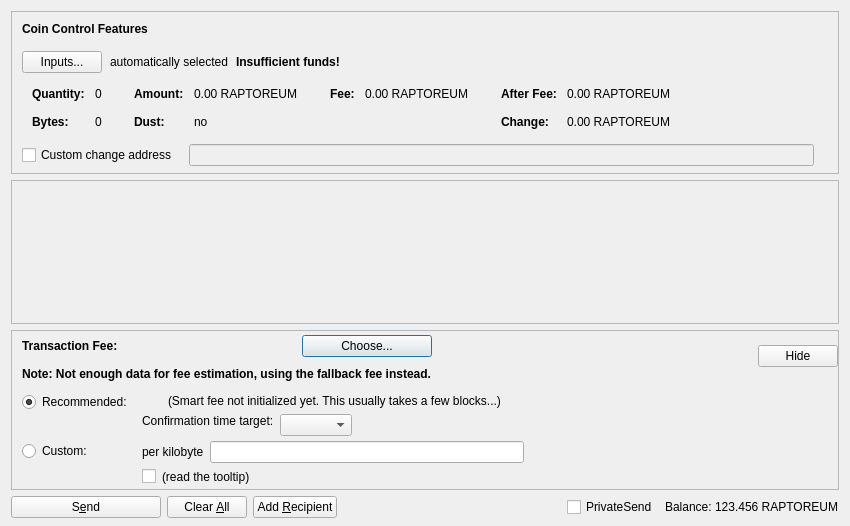
<?xml version="1.0" encoding="UTF-8"?>
<ui version="4.0">
 <class>SendCoinsDialog</class>
 <widget class="QDialog" name="SendCoinsDialog">
  <property name="geometry">
   <rect>
    <x>0</x>
    <y>0</y>
    <width>850</width>
    <height>526</height>
   </rect>
  </property>
  <property name="windowTitle">
   <string>Send Coins</string>
  </property>
  <layout class="QVBoxLayout" name="verticalLayout" stretch="0,1,0,0">
   <property name="bottomMargin">
    <number>8</number>
   </property>
   <item>
    <widget class="QFrame" name="frameCoinControl">
     <property name="sizePolicy">
      <sizepolicy hsizetype="Expanding" vsizetype="Expanding">
       <horstretch>0</horstretch>
       <verstretch>0</verstretch>
      </sizepolicy>
     </property>
     <property name="maximumSize">
      <size>
       <width>16777215</width>
       <height>16777215</height>
      </size>
     </property>
     <property name="frameShape">
      <enum>QFrame::StyledPanel</enum>
     </property>
     <property name="frameShadow">
      <enum>QFrame::Sunken</enum>
     </property>
     <layout class="QVBoxLayout" name="verticalLayoutCoinControl2">
      <property name="spacing">
       <number>0</number>
      </property>
      <property name="leftMargin">
       <number>0</number>
      </property>
      <property name="topMargin">
       <number>0</number>
      </property>
      <property name="rightMargin">
       <number>0</number>
      </property>
      <property name="bottomMargin">
       <number>6</number>
      </property>
      <item>
       <layout class="QVBoxLayout" name="verticalLayoutCoinControl" stretch="0,0,0,0,1">
        <property name="spacing">
         <number>0</number>
        </property>
        <property name="leftMargin">
         <number>10</number>
        </property>
        <property name="topMargin">
         <number>10</number>
        </property>
        <item>
         <layout class="QHBoxLayout" name="horizontalLayoutCoinControl1">
          <property name="bottomMargin">
           <number>15</number>
          </property>
          <item>
           <widget class="QLabel" name="labelCoinControlFeatures">
            <property name="sizePolicy">
             <sizepolicy hsizetype="Preferred" vsizetype="Maximum">
              <horstretch>0</horstretch>
              <verstretch>0</verstretch>
             </sizepolicy>
            </property>
            <property name="font">
             <font>
              <weight>75</weight>
              <bold>true</bold>
             </font>
            </property>
            <property name="styleSheet">
             <string notr="true">font-weight:bold;</string>
            </property>
            <property name="text">
             <string>Coin Control Features</string>
            </property>
           </widget>
          </item>
         </layout>
        </item>
        <item>
         <layout class="QHBoxLayout" name="horizontalLayoutCoinControl2" stretch="0,0,0,0">
          <property name="spacing">
           <number>8</number>
          </property>
          <property name="bottomMargin">
           <number>10</number>
          </property>
          <item>
           <widget class="QPushButton" name="pushButtonCoinControl">
            <property name="styleSheet">
             <string notr="true"/>
            </property>
            <property name="text">
             <string>Inputs...</string>
            </property>
            <property name="autoDefault">
             <bool>false</bool>
            </property>
           </widget>
          </item>
          <item>
           <widget class="QLabel" name="labelCoinControlAutomaticallySelected">
            <property name="text">
             <string>automatically selected</string>
            </property>
            <property name="margin">
             <number>5</number>
            </property>
           </widget>
          </item>
          <item>
           <widget class="QLabel" name="labelCoinControlInsuffFunds">
            <property name="font">
             <font>
              <weight>75</weight>
              <bold>true</bold>
             </font>
            </property>
            <property name="styleSheet">
             <string notr="true">font-weight:bold;</string>
            </property>
            <property name="text">
             <string>Insufficient funds!</string>
            </property>
            <property name="margin">
             <number>5</number>
            </property>
           </widget>
          </item>
          <item>
           <spacer name="horizontalSpacerCoinControl">
            <property name="orientation">
             <enum>Qt::Horizontal</enum>
            </property>
            <property name="sizeHint" stdset="0">
             <size>
              <width>40</width>
              <height>1</height>
             </size>
            </property>
           </spacer>
          </item>
         </layout>
        </item>
        <item>
         <widget class="QWidget" name="widgetCoinControl" native="true">
          <property name="sizePolicy">
           <sizepolicy hsizetype="Preferred" vsizetype="Preferred">
            <horstretch>0</horstretch>
            <verstretch>0</verstretch>
           </sizepolicy>
          </property>
          <property name="minimumSize">
           <size>
            <width>0</width>
            <height>0</height>
           </size>
          </property>
          <property name="styleSheet">
           <string notr="true"/>
          </property>
          <layout class="QHBoxLayout" name="horizontalLayoutCoinControl5">
           <property name="leftMargin">
            <number>0</number>
           </property>
           <property name="topMargin">
            <number>0</number>
           </property>
           <property name="rightMargin">
            <number>0</number>
           </property>
           <property name="bottomMargin">
            <number>0</number>
           </property>
           <item>
            <layout class="QHBoxLayout" name="horizontalLayoutCoinControl3" stretch="0,0,0,1">
             <property name="spacing">
              <number>20</number>
             </property>
             <property name="topMargin">
              <number>0</number>
             </property>
             <property name="bottomMargin">
              <number>10</number>
             </property>
             <item>
              <layout class="QFormLayout" name="formLayoutCoinControl1">
               <property name="horizontalSpacing">
                <number>10</number>
               </property>
               <property name="verticalSpacing">
                <number>14</number>
               </property>
               <property name="leftMargin">
                <number>10</number>
               </property>
               <property name="topMargin">
                <number>4</number>
               </property>
               <property name="rightMargin">
                <number>6</number>
               </property>
               <item row="0" column="0">
                <widget class="QLabel" name="labelCoinControlQuantityText">
                 <property name="font">
                  <font>
                   <weight>75</weight>
                   <bold>true</bold>
                  </font>
                 </property>
                 <property name="text">
                  <string>Quantity:</string>
                 </property>
                 <property name="margin">
                  <number>0</number>
                 </property>
                </widget>
               </item>
               <item row="0" column="1">
                <widget class="QLabel" name="labelCoinControlQuantity">
                 <property name="cursor">
                  <cursorShape>IBeamCursor</cursorShape>
                 </property>
                 <property name="contextMenuPolicy">
                  <enum>Qt::ActionsContextMenu</enum>
                 </property>
                 <property name="text">
                  <string notr="true">0</string>
                 </property>
                 <property name="margin">
                  <number>0</number>
                 </property>
                 <property name="textInteractionFlags">
                  <set>Qt::LinksAccessibleByMouse|Qt::TextSelectableByKeyboard|Qt::TextSelectableByMouse</set>
                 </property>
                </widget>
               </item>
               <item row="1" column="0">
                <widget class="QLabel" name="labelCoinControlBytesText">
                 <property name="font">
                  <font>
                   <weight>75</weight>
                   <bold>true</bold>
                  </font>
                 </property>
                 <property name="text">
                  <string>Bytes:</string>
                 </property>
                </widget>
               </item>
               <item row="1" column="1">
                <widget class="QLabel" name="labelCoinControlBytes">
                 <property name="cursor">
                  <cursorShape>IBeamCursor</cursorShape>
                 </property>
                 <property name="contextMenuPolicy">
                  <enum>Qt::ActionsContextMenu</enum>
                 </property>
                 <property name="text">
                  <string notr="true">0</string>
                 </property>
                 <property name="textInteractionFlags">
                  <set>Qt::LinksAccessibleByMouse|Qt::TextSelectableByKeyboard|Qt::TextSelectableByMouse</set>
                 </property>
                </widget>
               </item>
              </layout>
             </item>
             <item>
              <layout class="QFormLayout" name="formLayoutCoinControl2">
               <property name="horizontalSpacing">
                <number>10</number>
               </property>
               <property name="verticalSpacing">
                <number>14</number>
               </property>
               <property name="leftMargin">
                <number>6</number>
               </property>
               <property name="topMargin">
                <number>4</number>
               </property>
               <property name="rightMargin">
                <number>6</number>
               </property>
               <item row="0" column="0">
                <widget class="QLabel" name="labelCoinControlAmountText">
                 <property name="font">
                  <font>
                   <weight>75</weight>
                   <bold>true</bold>
                  </font>
                 </property>
                 <property name="text">
                  <string>Amount:</string>
                 </property>
                 <property name="margin">
                  <number>0</number>
                 </property>
                </widget>
               </item>
               <item row="0" column="1">
                <widget class="QLabel" name="labelCoinControlAmount">
                 <property name="cursor">
                  <cursorShape>IBeamCursor</cursorShape>
                 </property>
                 <property name="contextMenuPolicy">
                  <enum>Qt::ActionsContextMenu</enum>
                 </property>
                 <property name="text">
                  <string notr="true">0.00 RAPTOREUM</string>
                 </property>
                 <property name="textInteractionFlags">
                  <set>Qt::LinksAccessibleByMouse|Qt::TextSelectableByKeyboard|Qt::TextSelectableByMouse</set>
                 </property>
                </widget>
               </item>
               <item row="1" column="0">
                <widget class="QLabel" name="labelCoinControlLowOutputText">
                 <property name="font">
                  <font>
                   <weight>75</weight>
                   <bold>true</bold>
                  </font>
                 </property>
                 <property name="text">
                  <string>Dust:</string>
                 </property>
                </widget>
               </item>
               <item row="1" column="1">
                <widget class="QLabel" name="labelCoinControlLowOutput">
                 <property name="cursor">
                  <cursorShape>IBeamCursor</cursorShape>
                 </property>
                 <property name="contextMenuPolicy">
                  <enum>Qt::ActionsContextMenu</enum>
                 </property>
                 <property name="text">
                  <string notr="true">no</string>
                 </property>
                 <property name="textInteractionFlags">
                  <set>Qt::LinksAccessibleByMouse|Qt::TextSelectableByKeyboard|Qt::TextSelectableByMouse</set>
                 </property>
                </widget>
               </item>
              </layout>
             </item>
             <item>
              <layout class="QFormLayout" name="formLayoutCoinControl3">
               <property name="horizontalSpacing">
                <number>10</number>
               </property>
               <property name="verticalSpacing">
                <number>14</number>
               </property>
               <property name="leftMargin">
                <number>6</number>
               </property>
               <property name="topMargin">
                <number>4</number>
               </property>
               <property name="rightMargin">
                <number>6</number>
               </property>
               <item row="0" column="0">
                <widget class="QLabel" name="labelCoinControlFeeText">
                 <property name="font">
                  <font>
                   <weight>75</weight>
                   <bold>true</bold>
                  </font>
                 </property>
                 <property name="text">
                  <string>Fee:</string>
                 </property>
                 <property name="margin">
                  <number>0</number>
                 </property>
                </widget>
               </item>
               <item row="0" column="1">
                <widget class="QLabel" name="labelCoinControlFee">
                 <property name="cursor">
                  <cursorShape>IBeamCursor</cursorShape>
                 </property>
                 <property name="contextMenuPolicy">
                  <enum>Qt::ActionsContextMenu</enum>
                 </property>
                 <property name="text">
                  <string notr="true">0.00 RAPTOREUM</string>
                 </property>
                 <property name="textInteractionFlags">
                  <set>Qt::LinksAccessibleByMouse|Qt::TextSelectableByKeyboard|Qt::TextSelectableByMouse</set>
                 </property>
                </widget>
               </item>
              </layout>
             </item>
             <item>
              <layout class="QFormLayout" name="formLayoutCoinControl4">
               <property name="horizontalSpacing">
                <number>10</number>
               </property>
               <property name="verticalSpacing">
                <number>14</number>
               </property>
               <property name="leftMargin">
                <number>6</number>
               </property>
               <property name="topMargin">
                <number>4</number>
               </property>
               <property name="rightMargin">
                <number>6</number>
               </property>
               <item row="0" column="0">
                <widget class="QLabel" name="labelCoinControlAfterFeeText">
                 <property name="font">
                  <font>
                   <weight>75</weight>
                   <bold>true</bold>
                  </font>
                 </property>
                 <property name="text">
                  <string>After Fee:</string>
                 </property>
                 <property name="margin">
                  <number>0</number>
                 </property>
                </widget>
               </item>
               <item row="0" column="1">
                <widget class="QLabel" name="labelCoinControlAfterFee">
                 <property name="cursor">
                  <cursorShape>IBeamCursor</cursorShape>
                 </property>
                 <property name="contextMenuPolicy">
                  <enum>Qt::ActionsContextMenu</enum>
                 </property>
                 <property name="text">
                  <string notr="true">0.00 RAPTOREUM</string>
                 </property>
                 <property name="textInteractionFlags">
                  <set>Qt::LinksAccessibleByMouse|Qt::TextSelectableByKeyboard|Qt::TextSelectableByMouse</set>
                 </property>
                </widget>
               </item>
               <item row="1" column="0">
                <widget class="QLabel" name="labelCoinControlChangeText">
                 <property name="font">
                  <font>
                   <weight>75</weight>
                   <bold>true</bold>
                  </font>
                 </property>
                 <property name="text">
                  <string>Change:</string>
                 </property>
                </widget>
               </item>
               <item row="1" column="1">
                <widget class="QLabel" name="labelCoinControlChange">
                 <property name="cursor">
                  <cursorShape>IBeamCursor</cursorShape>
                 </property>
                 <property name="contextMenuPolicy">
                  <enum>Qt::ActionsContextMenu</enum>
                 </property>
                 <property name="text">
                  <string notr="true">0.00 RAPTOREUM</string>
                 </property>
                 <property name="textInteractionFlags">
                  <set>Qt::LinksAccessibleByMouse|Qt::TextSelectableByKeyboard|Qt::TextSelectableByMouse</set>
                 </property>
                </widget>
               </item>
              </layout>
             </item>
            </layout>
           </item>
          </layout>
         </widget>
        </item>
        <item>
         <layout class="QHBoxLayout" name="horizontalLayoutCoinControl4" stretch="0,0,0">
          <property name="spacing">
           <number>12</number>
          </property>
          <property name="sizeConstraint">
           <enum>QLayout::SetDefaultConstraint</enum>
          </property>
          <property name="topMargin">
           <number>5</number>
          </property>
          <property name="rightMargin">
           <number>5</number>
          </property>
          <item>
           <widget class="QCheckBox" name="checkBoxCoinControlChange">
            <property name="toolTip">
             <string>If this is activated, but the change address is empty or invalid, change will be sent to a newly generated address.</string>
            </property>
            <property name="text">
             <string>Custom change address</string>
            </property>
           </widget>
          </item>
          <item>
           <widget class="QValidatedLineEdit" name="lineEditCoinControlChange">
            <property name="enabled">
             <bool>false</bool>
            </property>
            <property name="sizePolicy">
             <sizepolicy hsizetype="Expanding" vsizetype="Fixed">
              <horstretch>0</horstretch>
              <verstretch>0</verstretch>
             </sizepolicy>
            </property>
           </widget>
          </item>
          <item>
           <widget class="QLabel" name="labelCoinControlChangeLabel">
            <property name="sizePolicy">
             <sizepolicy hsizetype="Preferred" vsizetype="Expanding">
              <horstretch>0</horstretch>
              <verstretch>0</verstretch>
             </sizepolicy>
            </property>
            <property name="minimumSize">
             <size>
              <width>0</width>
              <height>0</height>
             </size>
            </property>
            <property name="text">
             <string/>
            </property>
            <property name="margin">
             <number>3</number>
            </property>
           </widget>
          </item>
         </layout>
        </item>
        <item>
         <spacer name="verticalSpacerCoinControl">
          <property name="orientation">
           <enum>Qt::Vertical</enum>
          </property>
          <property name="sizeHint" stdset="0">
           <size>
            <width>800</width>
            <height>1</height>
           </size>
          </property>
         </spacer>
        </item>
       </layout>
      </item>
     </layout>
    </widget>
   </item>
   <item>
    <widget class="QScrollArea" name="scrollArea">
     <property name="widgetResizable">
      <bool>true</bool>
     </property>
     <widget class="QWidget" name="scrollAreaWidgetContents">
      <property name="geometry">
       <rect>
        <x>0</x>
        <y>0</y>
        <width>830</width>
        <height>104</height>
       </rect>
      </property>
      <layout class="QVBoxLayout" name="verticalLayout_2" stretch="0,1">
       <property name="leftMargin">
        <number>0</number>
       </property>
       <property name="topMargin">
        <number>0</number>
       </property>
       <property name="rightMargin">
        <number>0</number>
       </property>
       <property name="bottomMargin">
        <number>0</number>
       </property>
       <item>
        <layout class="QVBoxLayout" name="entries">
         <property name="spacing">
          <number>6</number>
         </property>
        </layout>
       </item>
       <item>
        <spacer name="verticalSpacer">
         <property name="orientation">
          <enum>Qt::Vertical</enum>
         </property>
         <property name="sizeHint" stdset="0">
          <size>
           <width>20</width>
           <height>40</height>
          </size>
         </property>
        </spacer>
       </item>
      </layout>
     </widget>
    </widget>
   </item>
   <item>
    <widget class="QFrame" name="frameFee">
     <property name="sizePolicy">
      <sizepolicy hsizetype="Expanding" vsizetype="Expanding">
       <horstretch>0</horstretch>
       <verstretch>0</verstretch>
      </sizepolicy>
     </property>
     <property name="maximumSize">
      <size>
       <width>16777215</width>
       <height>16777215</height>
      </size>
     </property>
     <property name="frameShape">
      <enum>QFrame::StyledPanel</enum>
     </property>
     <property name="frameShadow">
      <enum>QFrame::Sunken</enum>
     </property>
     <layout class="QVBoxLayout" name="verticalLayoutFee1">
      <property name="spacing">
       <number>0</number>
      </property>
      <property name="leftMargin">
       <number>0</number>
      </property>
      <property name="topMargin">
       <number>0</number>
      </property>
      <property name="rightMargin">
       <number>0</number>
      </property>
      <property name="bottomMargin">
       <number>0</number>
      </property>
      <item>
       <layout class="QVBoxLayout" name="verticalLayoutFee2" stretch="0,0,0">
        <property name="spacing">
         <number>0</number>
        </property>
        <property name="leftMargin">
         <number>10</number>
        </property>
        <property name="topMargin">
         <number>0</number>
        </property>
        <item>
         <layout class="QHBoxLayout" name="horizontalLayoutFee1">
          <property name="bottomMargin">
           <number>0</number>
          </property>
          <item>
           <layout class="QVBoxLayout" name="verticalLayoutFee7">
            <property name="spacing">
             <number>0</number>
            </property>
            <item>
             <spacer name="verticalSpacerSmartFee">
              <property name="orientation">
               <enum>Qt::Vertical</enum>
              </property>
              <property name="sizeType">
               <enum>QSizePolicy::Fixed</enum>
              </property>
              <property name="sizeHint" stdset="0">
               <size>
                <width>1</width>
                <height>4</height>
               </size>
              </property>
             </spacer>
            </item>
            <item>
             <layout class="QHBoxLayout" name="horizontalLayoutSmartFee">
              <property name="spacing">
               <number>10</number>
              </property>
              <item>
               <widget class="QLabel" name="labelFeeHeadline">
                <property name="sizePolicy">
                 <sizepolicy hsizetype="Preferred" vsizetype="Maximum">
                  <horstretch>0</horstretch>
                  <verstretch>0</verstretch>
                 </sizepolicy>
                </property>
                <property name="font">
                 <font>
                  <weight>75</weight>
                  <bold>true</bold>
                 </font>
                </property>
                <property name="styleSheet">
                 <string notr="true">font-weight:bold;</string>
                </property>
                <property name="text">
                 <string>Transaction Fee:</string>
                </property>
               </widget>
              </item>
              <item>
               <widget class="QLabel" name="labelFeeMinimized">
                <property name="text">
                 <string/>
                </property>
               </widget>
              </item>
              <item>
               <widget class="QPushButton" name="buttonChooseFee">
                <property name="text">
                 <string>Choose...</string>
                </property>
               </widget>
              </item>
             </layout>
            </item>
            <item>
             <spacer name="verticalSpacer_7">
              <property name="orientation">
               <enum>Qt::Vertical</enum>
              </property>
              <property name="sizeHint" stdset="0">
               <size>
                <width>1</width>
                <height>10</height>
               </size>
              </property>
             </spacer>
            </item>
            <item>
             <widget class="QLabel" name="fallbackFeeWarningLabel">
              <property name="toolTip">
               <string>Using the fallbackfee can result in sending a transaction that will take several hours or days (or never) to confirm. Consider choosing your fee manually or wait until you have validated the complete chain.</string>
              </property>
              <property name="font">
              <font>
                  <weight>75</weight>
                  <bold>true</bold>
              </font>
              </property>
              <property name="text">
               <string>Note: Not enough data for fee estimation, using the fallback fee instead.</string>
              </property>
              <property name="wordWrap">
               <bool>false</bool>
              </property>
             </widget>
            </item>
            <item>
             <spacer name="verticalSpacer_5">
              <property name="orientation">
               <enum>Qt::Vertical</enum>
              </property>
              <property name="sizeHint" stdset="0">
               <size>
                <width>1</width>
                <height>1</height>
               </size>
              </property>
             </spacer>
            </item>
           </layout>
          </item>
          <item>
           <spacer name="horizontalSpacer_4">
            <property name="orientation">
             <enum>Qt::Horizontal</enum>
            </property>
            <property name="sizeHint" stdset="0">
             <size>
              <width>1</width>
              <height>1</height>
             </size>
            </property>
           </spacer>
          </item>
          <item>
           <widget class="QPushButton" name="buttonMinimizeFee">
            <property name="toolTip">
             <string>collapse fee-settings</string>
            </property>
            <property name="text">
             <string>Hide</string>
            </property>
           </widget>
          </item>
         </layout>
        </item>
        <item>
         <widget class="QFrame" name="frameFeeSelection">
          <layout class="QVBoxLayout" name="verticalLayoutFee12">
           <property name="spacing">
            <number>0</number>
           </property>
           <property name="leftMargin">
            <number>0</number>
           </property>
           <property name="topMargin">
            <number>0</number>
           </property>
           <property name="rightMargin">
            <number>0</number>
           </property>
           <property name="bottomMargin">
            <number>0</number>
           </property>
           <item>
            <layout class="QGridLayout" name="gridLayoutFee">
             <property name="topMargin">
              <number>10</number>
             </property>
             <property name="bottomMargin">
              <number>4</number>
             </property>
             <property name="horizontalSpacing">
              <number>10</number>
             </property>
             <property name="verticalSpacing">
              <number>4</number>
             </property>
             <item row="1" column="1">
              <layout class="QVBoxLayout" name="verticalLayoutFee8">
               <property name="spacing">
                <number>6</number>
               </property>
               <item>
                <layout class="QHBoxLayout" name="horizontalLayoutFee13">
                 <item>
                  <widget class="QLabel" name="labelCustomPerKilobyte">
                   <property name="toolTip">
                    <string>If the custom fee is set to 1000 duffs and the transaction is only 250 bytes, then &quot;per kilobyte&quot; only pays 250 duffs in fee,&lt;br /&gt;while &quot;at least&quot; pays 1000 duffs. For transactions bigger than a kilobyte both pay by kilobyte.</string>
                   </property>
                   <property name="text">
                    <string>per kilobyte</string>
                   </property>
                  </widget>
                 </item>
                 <item>
                  <widget class="BitcoinAmountField" name="customFee"/>
                 </item>
                 <item>
                  <spacer name="horizontalSpacer_6">
                   <property name="orientation">
                    <enum>Qt::Horizontal</enum>
                   </property>
                   <property name="sizeHint" stdset="0">
                    <size>
                     <width>1</width>
                     <height>1</height>
                    </size>
                   </property>
                  </spacer>
                 </item>
                </layout>
               </item>
               <item>
                <layout class="QHBoxLayout" name="horizontalLayoutFee8">
                 <item>
                  <widget class="QCheckBox" name="checkBoxMinimumFee">
                   <property name="toolTip">
                    <string>Paying only the minimum fee is just fine as long as there is less transaction volume than space in the blocks.&lt;br /&gt;But be aware that this can end up in a never confirming transaction once there is more demand for raptoreum transactions than the network can process.</string>
                   </property>
                   <property name="text">
                    <string/>
                   </property>
                  </widget>
                 </item>
                 <item>
                  <widget class="QLabel" name="labelMinFeeWarning">
                   <property name="enabled">
                    <bool>true</bool>
                   </property>
                   <property name="toolTip">
                    <string>Paying only the minimum fee is just fine as long as there is less transaction volume than space in the blocks.&lt;br /&gt;But be aware that this can end up in a never confirming transaction once there is more demand for raptoreum transactions than the network can process.</string>
                   </property>
                   <property name="text">
                    <string>(read the tooltip)</string>
                   </property>
                   <property name="margin">
                    <number>5</number>
                   </property>
                  </widget>
                 </item>
                 <item>
                  <spacer name="horizontalSpacer_2">
                   <property name="orientation">
                    <enum>Qt::Horizontal</enum>
                   </property>
                   <property name="sizeHint" stdset="0">
                    <size>
                     <width>1</width>
                     <height>1</height>
                    </size>
                   </property>
                  </spacer>
                 </item>
                </layout>
               </item>
              </layout>
             </item>
             <item row="0" column="0">
              <layout class="QVBoxLayout" name="verticalLayoutFee4" stretch="0,1">
               <item>
                <widget class="QRadioButton" name="radioSmartFee">
                 <property name="text">
                  <string>Recommended:</string>
                 </property>
                 <property name="checked">
                  <bool>true</bool>
                 </property>
                 <attribute name="buttonGroup">
                  <string notr="true">groupFee</string>
                 </attribute>
                </widget>
               </item>
               <item>
                <spacer name="verticalSpacer_2">
                 <property name="orientation">
                  <enum>Qt::Vertical</enum>
                 </property>
                 <property name="sizeHint" stdset="0">
                  <size>
                   <width>1</width>
                   <height>1</height>
                  </size>
                 </property>
                </spacer>
               </item>
              </layout>
             </item>
             <item row="1" column="0">
              <layout class="QVBoxLayout" name="verticalLayoutFee9" stretch="0,1">
               <item>
                <widget class="QRadioButton" name="radioCustomFee">
                 <property name="text">
                  <string>Custom:</string>
                 </property>
                 <attribute name="buttonGroup">
                  <string notr="true">groupFee</string>
                 </attribute>
                </widget>
               </item>
               <item>
                <spacer name="verticalSpacer_6">
                 <property name="orientation">
                  <enum>Qt::Vertical</enum>
                 </property>
                 <property name="sizeHint" stdset="0">
                  <size>
                   <width>1</width>
                   <height>1</height>
                  </size>
                 </property>
                </spacer>
               </item>
              </layout>
             </item>
             <item row="0" column="1">
              <layout class="QVBoxLayout" name="verticalLayoutFee3" stretch="0,0,1">
               <property name="spacing">
                <number>6</number>
               </property>
               <property name="topMargin">
                <number>2</number>
               </property>
               <item>
                <layout class="QHBoxLayout" name="horizontalLayoutFee12">
                 <item>
                  <widget class="QLabel" name="labelSmartFee">
                   <property name="text">
                    <string/>
                   </property>
                   <property name="margin">
                    <number>2</number>
                   </property>
                  </widget>
                 </item>
                 <item>
                  <widget class="QLabel" name="labelFeeEstimation">
                   <property name="text">
                    <string/>
                   </property>
                  </widget>
                 </item>
                 <item>
                  <widget class="QLabel" name="labelSmartFee2">
                   <property name="text">
                    <string>(Smart fee not initialized yet. This usually takes a few blocks...)</string>
                   </property>
                   <property name="margin">
                    <number>2</number>
                   </property>
                  </widget>
                 </item>
                 <item>
                  <spacer name="horizontalSpacer_5">
                   <property name="orientation">
                    <enum>Qt::Horizontal</enum>
                   </property>
                   <property name="sizeHint" stdset="0">
                    <size>
                     <width>1</width>
                     <height>1</height>
                    </size>
                   </property>
                  </spacer>
                 </item>
                </layout>
               </item>
               <item>
                <layout class="QHBoxLayout" name="horizontalLayoutFee9">
                 <item>
                  <layout class="QVBoxLayout" name="verticalLayoutFee6">
                   <item>
                    <widget class="QLabel" name="labelSmartFee3">
                     <property name="text">
                      <string>Confirmation time target:</string>
                     </property>
                     <property name="margin">
                      <number>2</number>
                     </property>
                    </widget>
                   </item>
                   <item>
                    <spacer name="verticalSpacer_3">
                     <property name="orientation">
                      <enum>Qt::Vertical</enum>
                     </property>
                     <property name="sizeHint" stdset="0">
                      <size>
                       <width>1</width>
                       <height>1</height>
                      </size>
                     </property>
                    </spacer>
                   </item>
                  </layout>
                 </item>
                 <item>
                  <layout class="QVBoxLayout" name="verticalLayoutFee5">
                   <property name="rightMargin">
                    <number>30</number>
                   </property>
                   <item>
                    <layout class="QHBoxLayout" name="horizontalLayoutConfTarget">
                     <property name="bottomMargin">
                      <number>0</number>
                     </property>
                     <item>
                      <widget class="QComboBox" name="confTargetSelector"/>
                     </item>
                     <item>
                      <spacer name="horizontalSpacerConfTarget">
                       <property name="orientation">
                        <enum>Qt::Horizontal</enum>
                       </property>
                       <property name="sizeHint" stdset="0">
                        <size>
                         <width>40</width>
                         <height>20</height>
                        </size>
                       </property>
                      </spacer>
                     </item>
                    </layout>
                   </item>
                  </layout>
                 </item>
                </layout>
               </item>
               <item>
                <spacer name="verticalSpacer_4">
                 <property name="orientation">
                  <enum>Qt::Vertical</enum>
                 </property>
                 <property name="sizeHint" stdset="0">
                  <size>
                   <width>1</width>
                   <height>1</height>
                  </size>
                 </property>
                </spacer>
               </item>
              </layout>
             </item>
            </layout>
           </item>
          </layout>
         </widget>
        </item>
        <item>
         <spacer name="verticalSpacerFee">
          <property name="orientation">
           <enum>Qt::Vertical</enum>
          </property>
          <property name="sizeHint" stdset="0">
           <size>
            <width>800</width>
            <height>1</height>
           </size>
          </property>
         </spacer>
        </item>
       </layout>
      </item>
     </layout>
    </widget>
   </item>
   <item>
    <layout class="QHBoxLayout" name="horizontalLayout">
     <item>
      <widget class="QPushButton" name="sendButton">
       <property name="minimumSize">
        <size>
         <width>150</width>
         <height>0</height>
        </size>
       </property>
       <property name="toolTip">
        <string>Confirm the send action</string>
       </property>
       <property name="text">
        <string>S&amp;end</string>
       </property>
       <property name="autoDefault">
        <bool>false</bool>
       </property>
       <property name="default">
        <bool>false</bool>
       </property>
      </widget>
     </item>
     <item>
      <widget class="QPushButton" name="clearButton">
       <property name="sizePolicy">
        <sizepolicy hsizetype="Minimum" vsizetype="Fixed">
         <horstretch>0</horstretch>
         <verstretch>0</verstretch>
        </sizepolicy>
       </property>
       <property name="toolTip">
        <string>Clear all fields of the form.</string>
       </property>
       <property name="text">
        <string>Clear &amp;All</string>
       </property>
       <property name="autoDefault">
        <bool>false</bool>
       </property>
      </widget>
     </item>
     <item>
      <widget class="QPushButton" name="addButton">
       <property name="toolTip">
        <string>Send to multiple recipients at once</string>
       </property>
       <property name="text">
        <string>Add &amp;Recipient</string>
       </property>
       <property name="autoDefault">
        <bool>false</bool>
       </property>
      </widget>
     </item>
     <item>
      <spacer name="horizontalSpacer">
       <property name="orientation">
        <enum>Qt::Horizontal</enum>
       </property>
       <property name="sizeHint" stdset="0">
        <size>
         <width>40</width>
         <height>20</height>
        </size>
       </property>
      </spacer>
     </item>
     <item>
      <layout class="QHBoxLayout" name="horizontalLayout_2">
       <property name="spacing">
        <number>3</number>
       </property>
       <item>
        <widget class="QCheckBox" name="checkUsePrivateSend">
         <property name="minimumSize">
          <size>
           <width>95</width>
           <height>0</height>
          </size>
         </property>
         <property name="text">
          <string>PrivateSend</string>
         </property>
         <property name="checked">
          <bool>false</bool>
         </property>
        </widget>
       </item>
       <item>
        <widget class="QLabel" name="label">
         <property name="text">
          <string>Balance:</string>
         </property>
        </widget>
       </item>
       <item>
        <widget class="QLabel" name="labelBalance">
         <property name="sizePolicy">
          <sizepolicy hsizetype="Preferred" vsizetype="Fixed">
           <horstretch>0</horstretch>
           <verstretch>0</verstretch>
          </sizepolicy>
         </property>
         <property name="cursor">
          <cursorShape>IBeamCursor</cursorShape>
         </property>
         <property name="text">
          <string notr="true">123.456 RAPTOREUM</string>
         </property>
         <property name="textInteractionFlags">
          <set>Qt::LinksAccessibleByMouse|Qt::TextSelectableByKeyboard|Qt::TextSelectableByMouse</set>
         </property>
        </widget>
       </item>
      </layout>
     </item>
    </layout>
   </item>
  </layout>
 </widget>
 <customwidgets>
  <customwidget>
   <class>QValidatedLineEdit</class>
   <extends>QLineEdit</extends>
   <header>qt/qvalidatedlineedit.h</header>
  </customwidget>
  <customwidget>
   <class>BitcoinAmountField</class>
   <extends>QLineEdit</extends>
   <header>qt/bitcoinamountfield.h</header>
   <container>1</container>
  </customwidget>
 </customwidgets>
 <resources>
  <include location="../raptoreum.qrc"/>
 </resources>
 <connections/>
 <buttongroups>
  <buttongroup name="groupFee"/>
 </buttongroups>
</ui>
